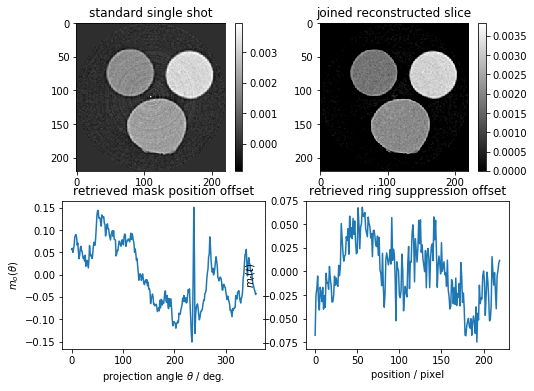

Here is the Python script that generated this plot:
# -*- coding: utf-8 -*-
"""
Created on Sun Dec 24 13:26:03 2017

@author: Peter Modregger

Updating for iterlib v 5.5

Example for using iterative tomographic reconstruction. The sample is composed
of three plastic spheres. The data was cut and reordered according to the
requirements of the iterative procedure. It will take about 20 seconds to 
finish
"""


# import python stuff
import numpy as np
import matplotlib.pyplot as pl
import time

# import the iterlib 
import sys
sys.path.append('../libs/')
import iterlib

# set some defaults I like
np.random.seed(seed=2)
pl.rcParams['image.interpolation'] = 'none'
pl.rcParams['image.cmap'] = 'gray'
pl.rcParams.update({'font.size': 6})
pl.rcParams['savefig.bbox'] = 'tight'
pl.rcParams['image.aspect'] = 'equal'

tt = time.time()
print('This is an example for iterative reconstruction.')
print('It will take about 25 seconds to finish.')

#%% load data 
data = np.load('fastspheres.npz') # this data was prepared

ICsamp = data['ICsamp'] # the sample IC. Indexing: ICsamp[Nt,Ntheta,M]
ICflat = data['ICflat'] # the flat field IC. Indexing: ICflat[Nt,Mflat]
mflat = data['mflat'] # scan positions of the flat fielf IC. Use "natural units" like np.linspace(-15,15,33) instead of actual positions in um!
m0 = data['m0'] # the scan position during tomographic scan 
RA = data['RA'] # rotation axis in pixels. Subpixel precision is allowed.
theta = np.deg2rad(data['theta']) # the projection angles

(Nt,Ntheta,M) = ICsamp.shape
(Nt,Mflat) = ICflat.shape  

print('Number of pixels (Nt): ', Nt)
print('Number of projections (Ntheta): ', Ntheta)
print('Number of scan points for flat IC (Mflat): ',Mflat)
print('Number of scan points on IC during tomo scan:',M)
print('Location of the rotation axis: ',RA)

#%% Parameters and lookup tables are given to the iteration function in the iter_dict dictionary
iter_dict = iterlib.iter_parameters() # gives back a default dictionary with all necessary keywords

#% Adjust the iteration dictionary to your needs
iter_dict['maxiter'] = 1000 # max number of iteration steps
iter_dict['factr'] = 1e8 # adjust stopping condition for the iteration. 1e9 works fine for most cases. 1e0 is for high precision. 
iter_dict['callback'] = 0 # get updates after each iteration step (0: no, 1: yes)

iter_dict['do_rec_slice_abs'] = 1 # reconstruct the absorption slice?
iter_dict['do_rec_slice_phs'] = 0 # reconstruct the phase slice? For abs=1 & phs=0 reconstructs combined slice. For abs=1 & phs = 1 reconstructs separate contrasts
iter_dict['do_rec_mo'] = 1 # reconstruct the offset for lateral mask position?
iter_dict['do_rec_mr'] = 1 # reconstruct the offset for ring supression?

iter_dict['gamma'] = 5 # proportionality factor between absorption and phase contrast for combined reconstructions
     
iter_dict['lambda1'] = 4e-3 # factor for noise regularisation of the absorption or combined contrast slice
iter_dict['delta1'] = 10 # switch for noise regularisation. values lower than reconstructed values for L1 norm. values for higher than reconstructed values for L2 norm. (Use L2 norm)
iter_dict['lambda2'] = 0e-3 # factor for noise regularisation of phase contrast slice
iter_dict['delta2'] = 10 # switch for noise regularisation. values lower than reconstructed values for L1 norm. values for higher than reconstructed values for L2 norm. (Use L2 norm)

iter_dict['RA'] = RA # the rotation axis
iter_dict['theta'] = theta # projection angles

#%% Calling the iteration function
rec_dict, funcs = iterlib.iter_single_shot(mflat,ICflat,m0,ICsamp,iter_dict)
    
#%% Extracting the data from the resulting dictionary
rec_abs = rec_dict['rec_slice_abs']
rec_phs = rec_dict['rec_slice_phs']
rec_mo = rec_dict['rec_mo']
rec_mr = rec_dict['rec_mr']

#%% Using standard single shot approach for comparison
rec_ss = iterlib.single_shot(m0,mflat,ICflat,np.squeeze(ICsamp),np.rad2deg(theta),iter_dict['gamma'],dorec=1)

#%% plotting the result
pl.rcParams.update({'font.size': 10})
pl.subplot(221)
pl.imshow(rec_ss/iter_dict['gamma'])
pl.title('standard single shot')
pl.colorbar()
pl.subplot(222)
pl.imshow(rec_abs)
pl.colorbar()
pl.title('joined reconstructed slice')
pl.subplot(223)
pl.plot(theta,rec_mo)
pl.title('retrieved mask position offset')
pl.xlabel('projection angle $\\theta$ / deg.')
pl.ylabel('$m_o(\\theta)$')
pl.subplot(224)
pl.plot(rec_mr) 
pl.title('retrieved ring suppression offset')
pl.xlabel('position / pixel')
pl.ylabel('$m_r(t)$')

#pl.savefig('fastspheres.png')
pl.show()

print('time elapsed: ',time.time()-tt,'s')